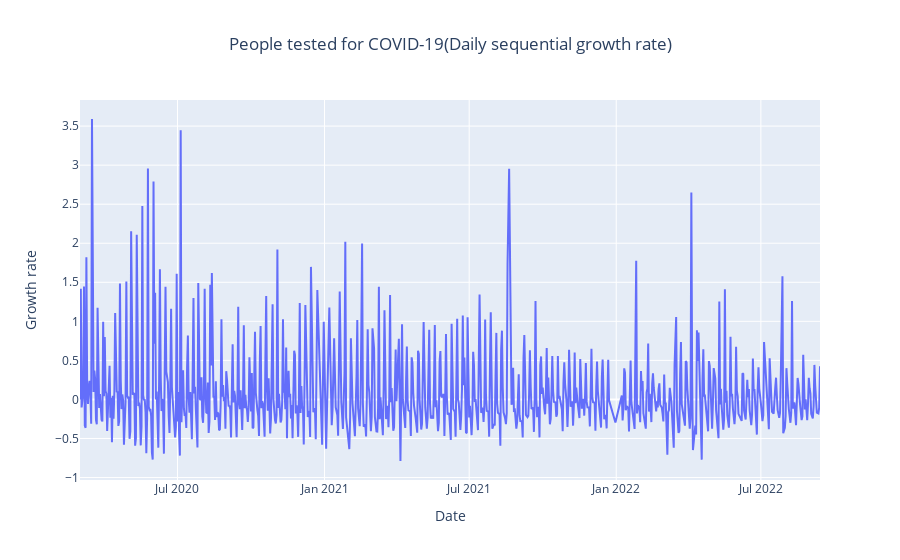

Notebook code cell kept with this figure:
### Code cell
date = np.array(Test_GR['Period'].astype(str))
Value = np.array(Test_GR['Value'].str.rstrip('%').astype('float') / 100.0)

xs = [datetime.strptime(d, '%Y-%m-%d').date() for d in date]
 

fig = go.Figure()
fig.add_trace(go.Scatter(
    x=xs,
    y=Value
))
fig.update_layout(
    title="People tested for COVID-19(Daily sequential growth rate)",
    title_x=0.5,
    xaxis=dict(title="Date"),
    yaxis=dict(title="Growth rate"),
)
fig.show()
 

plt.gcf().autofmt_xdate()  
plt.show()

### Figure 1 — Plotly figure (JSON) as saved in the notebook; plotly's stock layout.template omitted (floating-point values rounded to 4 significant figures; data arrays with more than 128 entries replaced by an {"elided": "..."} marker saying what was removed)
{"data": [{"type": "scatter", "x": {"elided": "762 str values"}, "y": {"elided": "762 float values"}}], "layout": {"title": {"text": "People tested for COVID-19(Daily sequential growth rate)", "x": 0.5}, "xaxis": {"title": {"text": "Date"}}, "yaxis": {"title": {"text": "Growth rate"}}}}
